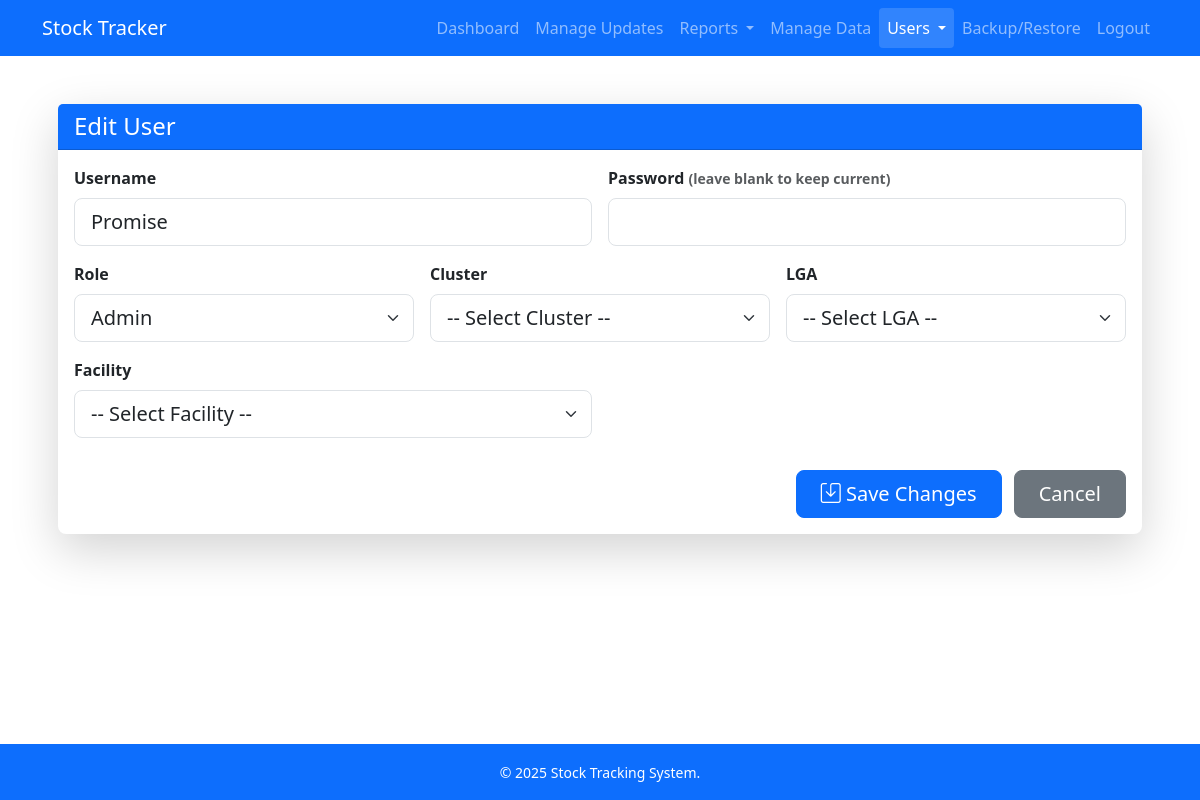
/auth/users/edit/2 (signed in), run on an earlier commit of the app's database.
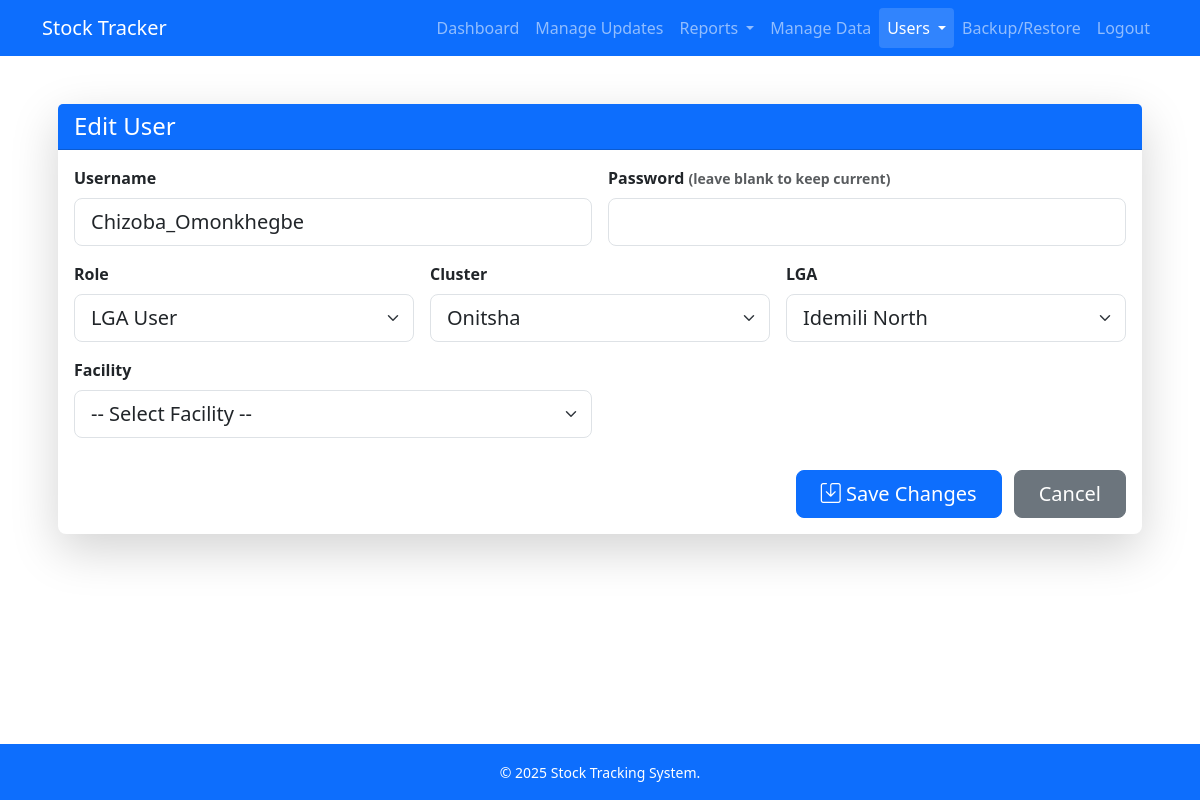
And on a later commit of the database.
### models.py (models this page shows, shortened)
class User(db.Model, UserMixin):
    id = db.Column(db.Integer, primary_key=True)
    username = db.Column(db.String(64), unique=True, nullable=False)
    password_hash = db.Column(db.String(128), nullable=False)
    role = db.Column(db.String(20), nullable=False, default='facility')
    cluster_id = db.Column(db.Integer, db.ForeignKey('cluster.id'), nullable=True)
    lga_id = db.Column(db.Integer, db.ForeignKey('lga.id'), nullable=True)
    facility_id = db.Column(db.Integer, db.ForeignKey('facility.id'), nullable=True)
    active = db.Column(db.Boolean, default=True)
    cluster = db.relationship('Cluster', backref='users')
    lga = db.relationship('LGA', backref='users')
    facility = db.relationship('Facility', foreign_keys=[facility_id], backref='users')

class Cluster(db.Model):
    id = db.Column(db.Integer, primary_key=True)
    name = db.Column(db.String(100), unique=True, nullable=False)
    lgas = db.relationship('LGA', backref='cluster', lazy=True)

class LGA(db.Model):
    id = db.Column(db.Integer, primary_key=True)
    name = db.Column(db.String(100), nullable=False)
    cluster_id = db.Column(db.Integer, db.ForeignKey('cluster.id'), nullable=False)
    facilities = db.relationship('Facility', backref='lga', lazy=True)

### auth/routes.py (the view, shortened to what this page needs)
@auth_bp.route('/users/edit/<int:user_id>', methods=['GET', 'POST'])
@login_required
def edit_user(user_id):
    if current_user.role != 'super':
        abort(403)
    user = User.query.get_or_404(user_id)
    clusters = Cluster.query.all()
    lgas = LGA.query.all()
    facilities = Facility.query.all()
    return render_template(
        'edit_user.html',
        user=user,
        clusters=clusters,
        lgas=lgas,
        facilities=facilities
    )

### app.py (called while the page is built)
@login_manager.user_loader
def load_user(user_id):
    return User.query.get(int(user_id))

### templates/edit_user.html (shortened to what this page needs)
{% extends "base.html" %}
{% block content %}
<div class="container py-4">
  <div class="card shadow-lg border-0 rounded-3">
    <div class="card-header bg-primary text-white">
      <h4 class="mb-0">Edit User</h4>
    </div>
    <div class="card-body">
      <form method="post" class="row g-3">
        <div class="col-md-6">
          <label class="form-label fw-semibold">Username</label>
          <input type="text" name="username" class="form-control form-control-lg"
                 value="{{ user.username }}" required>
        </div>
        <div class="col-md-6">
          <label class="form-label fw-semibold">Password
            <small class="text-muted">(leave blank to keep current)</small>
          </label>
          <input type="password" name="password" class="form-control form-control-lg">
        </div>
        <div class="col-md-4">
          <label class="form-label fw-semibold">Role</label>
          <select name="role" class="form-select form-select-lg" required>
            <option value="admin" {% if user.role=='admin' %}selected{% endif %}>Admin</option>
            <option value="lga" {% if user.role=='lga' %}selected{% endif %}>LGA User</option>
          </select>
        </div>
        <div class="col-md-4">
          <label class="form-label fw-semibold">Cluster</label>
          <select id="clusterSelect" name="cluster_id" class="form-select form-select-lg">
            <option value="">-- Select Cluster --</option>
            {% for c in clusters %}
            <option value="{{ c.id }}" {% if user.cluster_id==c.id %}selected{% endif %}>{{ c.name }}</option>
            {% endfor %}
          </select>
        </div>
        <div class="col-md-4">
          <label class="form-label fw-semibold">LGA</label>
          <select id="lgaSelect" name="lga_id" class="form-select form-select-lg">
            <option value="">-- Select LGA --</option>
            {% for l in lgas %}
            <option value="{{ l.id }}" {% if user.lga_id==l.id %}selected{% endif %}>{{ l.name }}</option>
            {% endfor %}
          </select>
        </div>
        <div class="col-md-6">
          <label class="form-label fw-semibold">Facility</label>
          <select id="facilitySelect" name="facility_id" class="form-select form-select-lg">
            <option value="">-- Select Facility --</option>
          </select>
        </div>
        <div class="col-12 text-end pt-3">
          <button type="submit" class="btn btn-lg btn-primary px-4 me-2">
            <i class="bi bi-save"></i> Save Changes
          </button>
          <a href="{{ url_for('auth.list_users') }}" class="btn btn-lg btn-secondary px-4">
            Cancel
          </a>
        </div>
      </form>
    </div>
  </div>
</div>
{% endblock %}

What changed in the data, as far as the page shows it:
changed User: username "Promise" → "Chizoba_Omonkhegbe"; role "Admin" → "LGA User"; cluster_id (not shown) → "Onitsha"; lga_id (not shown) → "Idemili North"
Also different on the page:
form field cluster_id: "-- Select Cluster --" → (not shown)
form field lga_id: "-- Select LGA --" → (not shown)
